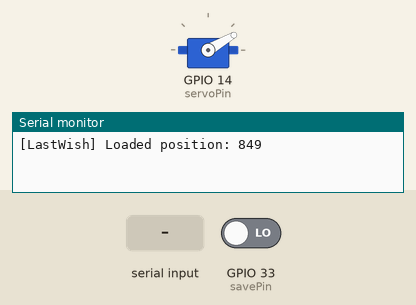
The program below on a simulated ESP32. On the bench: servo, the last lines printed to the serial monitor. Inputs (shaded band) come from the test bench; at power-on: GPIO 33 (savePin) LOW. EEPROM starts erased; servo pulses on a pin are drawn as a servo (544–2400 µs = 0–180°).

Above: at 2.2 s.
2.3 s: "1\n" received over Serial
At 2.98 s:
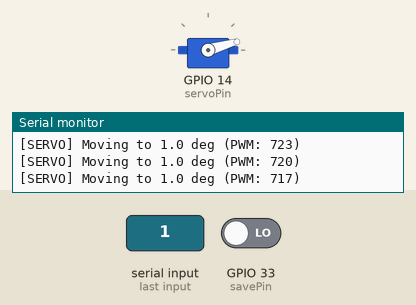
At 4.1 s:
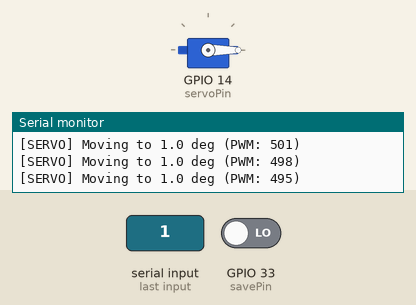
Timing chart, 0 to 5.6 s (numbered marks = the images above; inputs shaded):
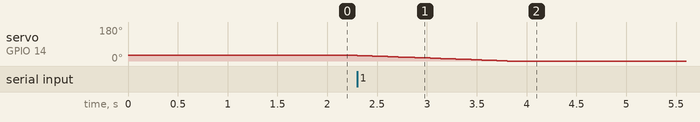

The program:

main.cpp
```cpp
// main.cpp — ESP32 Last Wish demo
// Smoothly sweeps a servo 0–180° and saves its position on power loss.
//
//   POWER-UP ORDER:
//   1. Apply power to the servo/motor FIRST.
//   2. Then apply power to the ESP32 circuit.
//   Never power other devices from this circuit — it drains the backup capacitor.
//
//   POWER-DOWN ORDER:
//   1. Cut ESP32 power first.
//   2. Then cut motor/servo power.

//             OR

//use a single main switch to cut both simultaneously.

#include <Arduino.h>
#include "Last_Wish.h"

// ── Pin configuration ─────────────────────────────────────────
const int servoPin = 14;   // PWM output — must be output-capable GPIO
const int savePin  = 33;   // Power sense — voltage divider midpoint

// ── LEDC (PWM) configuration ──────────────────────────────────
const int ch = 0;           // LEDC channel
const int f  = 50;          // 50 Hz servo frequency
const int r  = 16;          // 16-bit resolution

// ── Servo PWM range (µs) ──────────────────────────────────────
const int min_us = 849;     // ≈ 0°
const int max_us = 1695;    // ≈ 180°
const int step   = 3;       // Smooth sweep increment

// ── Live position (volatile — ISR reads this) ─────────────────
volatile int cur = min_us;
int tgt = max_us;

// ── Helper: microseconds → 16-bit LEDC duty ───────────────────
uint32_t us_to_duty(int us) {
    return (uint32_t)((us / 20000.0) * ((1 << r) - 1));
}

void set_servo_angle(double angle) {


  tgt = angle;


  while (!(abs(cur - tgt) <3)) {
      if (cur < tgt) {
          cur += step;
      } else {
          cur -= step;
      }
      ledcWrite(ch, us_to_duty(cur));
      delay(15); // Adjust for speed
      Serial.printf("[SERVO] Moving to %.1f deg (PWM: %d)\n", angle, cur);
  }
}

void setup() {
    Serial.begin(115200);

    // Configure LEDC PWM
    ledcSetup(ch, f, r);
    ledcAttachPin(servoPin, ch);

    // 1️  Init Last Wish system FIRST
    LastWish_begin(savePin, cur);

    // 2️  Load last saved position
    cur = LastWish_load(min_us);
    tgt = max_us;
    delay(1000);  // Brief delay to ensure Serial output is readable before sweeping
    ledcWrite(ch, us_to_duty(cur));
    Serial.print("[LastWish] Loaded position: ");
    Serial.println(cur);
}
String input = ""; // Buffer for serial input
void loop() {

      while (Serial.available()) {
        char c = Serial.read();

        // Check for ENTER (newline)
        if (c == '\n') {
            Serial.print("You entered: ");
            Serial.println(input);
            set_servo_angle(input.toDouble());
           delay(100);
            input = "";  // clear for next input
        }
        else if (c != '\r') {
            // ignore carriage return (\r)
            input += c;
        }
    }


    // // Smooth sweep toward target
    // if (abs(cur - tgt) <= step) cur = tgt;
    // else if (cur < tgt)         cur += step;
    // else                        cur -= step;

    // ledcWrite(ch, us_to_duty(cur));

    // // Reverse direction at limits
    // if (cur == max_us) tgt = min_us;
    // if (cur == min_us) tgt = max_us;

    // delay(30);  // ISR fires instantly regardless of delay()
}
```

Last_Wish.h
```cpp
// (licence header left out)
#pragma once
#include <Arduino.h>
#include <Preferences.h>

static Preferences _lw_prefs;
static TaskHandle_t _lw_saveHandle = NULL;
static volatile int* _lw_curPtr = nullptr;
static volatile bool _lw_saveDone = false;

// ================================================
// Ultra-light ISR - ONLY wakes the high-priority task
// Minimal logic → fastest possible response
// ================================================
void IRAM_ATTR _lw_powerCutISR() {
    BaseType_t woken = pdFALSE;
    vTaskNotifyGiveFromISR(_lw_saveHandle, &woken);
    portYIELD_FROM_ISR(woken);
}

// ================================================
// Save task - Highest priority on Core 1
// Wakes up quickly and writes to NVS with minimal delay
// ================================================
void _lw_saveTask(void* param) {
    for (;;) {
        // Sleep with zero CPU usage until ISR wakes us
        ulTaskNotifyTake(pdTRUE, portMAX_DELAY);

        _lw_saveDone = true;

        // Take snapshot of current position (very fast)
        int snapshot = *_lw_curPtr;

        // Write to NVS (Preferences)
        _lw_prefs.putUInt("pwmVal", (uint32_t)snapshot);

        // Optional: small safety delay for NVS internal operations (usually not needed)
         vTaskDelay(2);

        // Task has done its job - suspend forever
        vTaskSuspend(NULL);
    }
}

// ================================================
// LastWish_begin() — Call FIRST in setup()
//   pin    : GPIO connected to voltage-divider for power-cut detection
//   cur    : volatile int that holds the live servo PWM value (µs)
// ================================================
void LastWish_begin(int pin, volatile int& cur) {
    _lw_curPtr = &cur;

    // Initialize NVS namespace
    _lw_prefs.begin("lw_servo", false);

    // Create high-priority save task on Core 1
    xTaskCreatePinnedToCore(
        _lw_saveTask,           // task function
        "LastWish",             // task name
        4096,                   // stack size in bytes
        NULL,                   // parameter
        24,                     // priority (highest user priority)
        &_lw_saveHandle,        // task handle
        1                       // Core 1 (better for low interference with WiFi)
    );

    // Setup power-cut detection pin
    pinMode(pin, INPUT_PULLDOWN);
    attachInterrupt(digitalPinToInterrupt(pin), _lw_powerCutISR, FALLING);
}

// ================================================
// LastWish_load() — Call AFTER LastWish_begin() in setup()
//   defaultVal : value to return on first boot or invalid saved value
// ================================================
int LastWish_load(int defaultVal) {
    uint32_t v = _lw_prefs.getUInt("pwmVal", (uint32_t)defaultVal);
    // Basic range validation (adjust min/max according to your servo)
    //return (v >= 800 && v <= 1650) ? (int)v : defaultVal;
    return (int)v;
}

// ================================================
// LastWish_clear() — Erase saved position (for factory reset or testing)
// ================================================
void LastWish_clear() {
    _lw_prefs.clear();
    Serial.println("[LastWish] Saved position cleared.");
}
```

Measured:
- after the input at 2.3 s, servo on GPIO 14 (servoPin): moves from 30° to 0° over 1.5 s, starting at once
